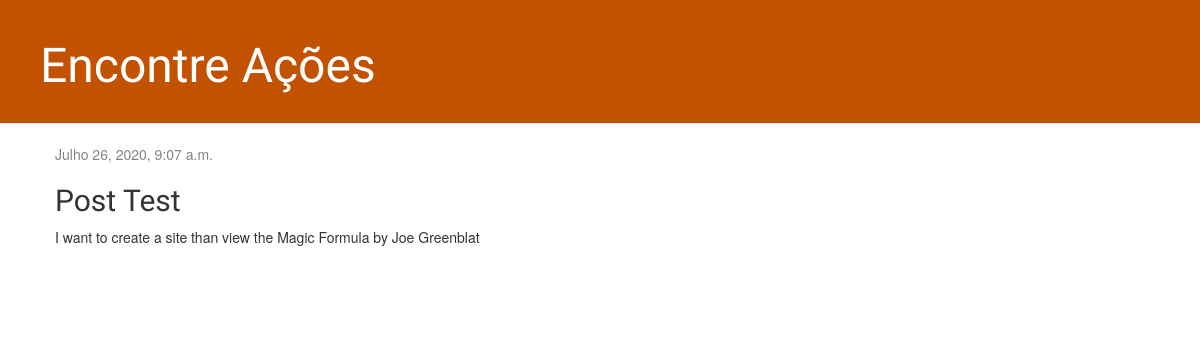
The app's page /post/1/ with its own data.
### blog/models.py (models this page shows, shortened)
class Post(models.Model):
    author = models.ForeignKey(settings.AUTH_USER_MODEL, on_delete=models.CASCADE)
    title = models.CharField(max_length=200)
    text = models.TextField()
    created_date = models.DateTimeField(default=timezone.now)
    published_date = models.DateTimeField(blank=True, null=True)

### blog/views.py (the view)
# urls.py: path('post/<int:pk>/', views.post_detail, name="post_detail"),
def post_detail(request, pk):
    post = get_object_or_404(Post, pk=pk)
    return render(request, 'blog/post_detail.html', {'post': post})

### blog/templates/blog/post_detail.html
{% extends 'blog/base.html' %}
{% block content %}
    <div class="post">
        {% if post.published_date %}
        <div class="date">
            {{ post.published_date }}
        </div>
        {% endif %}
        <h2>{{ post.title }}</h2>
        <p>{{ post.text|linebreaksbr }}</p>
    </div>
{% endblock %}

### blog/static/css/blog.css (style rules this page uses)
h1, h2, h3, h4 { font-family: 'Lobster', cursive; }
.date { color: #828282; }
.post { margin-bottom: 70px; }

### records on screen
Post: published_date "Julho 26, 2020, 9:07 a.m.", title "Post Test", text "I want to create a site than view the Magic Formula by Joe Greenblat"
